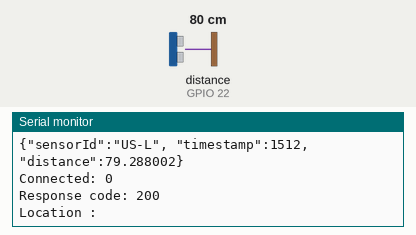
Bench run of a sketch on a simulated ESP32. Parts: the last lines printed to the serial monitor. Wiring (inferred from the names in the program): ultrasonic range finder: trigger GPIO 23; echo GPIO 22. Inputs (shaded band) come from the test bench; at power-on: distance to the obstacle (sensor on GPIO 22) 80 cm. The echo pulse lasts 58.3 µs per cm; WiFi joins after 1.5 s; servers stay silent unless stated; uploads are accepted with an empty reply.

Above: at 2.7 s.
2.8 s: distance to the obstacle (sensor on GPIO 22) set to 2 cm
At 6.88 s:
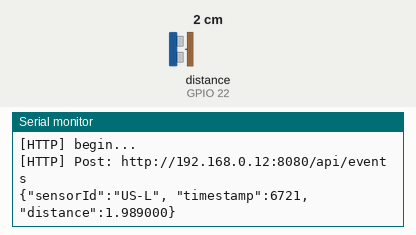
13.4 s: distance to the obstacle (sensor on GPIO 22) set to 120 cm
At 17.3 s:
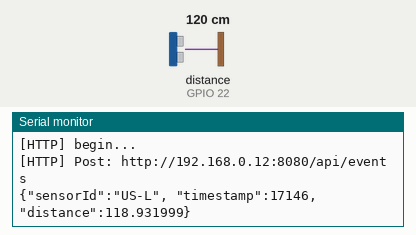
Timing chart, 0 to 18.8 s (numbered marks = the images above; inputs shaded):
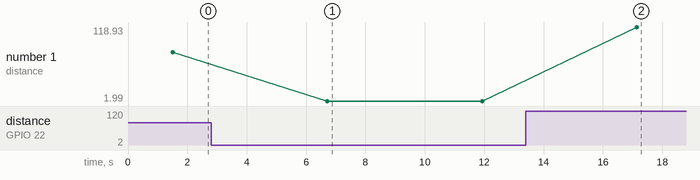

The sketch:

ESP32-http-client-REST.ino
```cpp
/**
 * BasicHTTPClient.ino
 *
 *  Created on: 17.04.2019
 *
 */

#include <WiFi.h>
#include <WiFiClient.h>
#include <HTTPClient.h>
#include "arduino_secrets.h"

const char* ssid = SECRET_SSID;
const char* pass = SECRET_PASS;
const char* apiUrl = "http://192.168.0.12:8080/api/events";    // your Events API URL

const char* headers[1]= {"Location"};
const int trigPin = 23;
const int echoPin = 22;
int distance;
//const int LED = 23;

WiFiClient client;
HTTPClient http;
IPAddress server(192,168,0,12);

void setup() {
 //Initialize serial and wait for port to open:
  Serial.begin(115200);
  while (!Serial) {
    ; // wait for serial port to connect. Needed for native USB port only
  }

  // attempt to connect to Wifi network:
  Serial.println();
  Serial.println();
  Serial.print("Connecting to: ");
  Serial.println(ssid);

  WiFi.begin(ssid, pass);

  while (WiFi.status() != WL_CONNECTED) {
      delay(500);
      Serial.print(".");
  }
  printWifiStatus();

  pinMode(trigPin, OUTPUT);
  pinMode(echoPin, INPUT);
//  pinMode(LED, OUTPUT);     // set the LED pin mode
}

void loop() {
//  digitalWrite(LED, HIGH);
  float distance = readDistance();
//  distance+= 5;
  Serial.printf("\nDistance is: %6.2f", distance);  //output result to Serial monitor
  sendReadingPOST(distance);
//  digitalWrite(LED, LOW);

  delay(5000);
}

// utility functions
void printWifiStatus() {
  // print the SSID of the network you're attached to:
  Serial.print("SSID: ");
  Serial.println(WiFi.SSID());

  // print your WiFi shield's IP address:
  IPAddress ip = WiFi.localIP();
  Serial.print("IP Address: ");
  Serial.println(ip);

  // print the received signal strength:
  long rssi = WiFi.RSSI();
  Serial.print("signal strength (RSSI):");
  Serial.print(rssi);
  Serial.println(" dBm");
}

String sendReadingPOST(float distance) {
//  client.stop();
//  client.connect("192.168.1.101", 8080);
  Serial.println(WiFi.status() == WL_CONNECTED ? "connected": "disconnected");
//  if(!client.connected()){
//    Serial.println("Lost connection to the server! Reconnecting...");
//    int connAttempts = 0;
//    while(!client.connect(server, 8080)){
//      Serial.print("Attempting connection to the server, attempt no. ");
//      Serial.println(connAttempts++);
//      delay(1000);
//    }
//    Serial.print("Reconnection successful after ");
//    Serial.print(connAttempts);
//    Serial.println(" attempt(s)!");
//  }
  Serial.print("[HTTP] begin...\n");
  http.begin(apiUrl); //HTTP

  Serial.print("[HTTP] Post: ");
  Serial.println(apiUrl);
  http.addHeader("Content-Type", "application/json");             //Specify content-type header
  http.addHeader("Accept", "*/*");             //Specify content-type header
  char eventString[256];
  sprintf(eventString, "{\"sensorId\":\"%s\", \"timestamp\":%d, \"distance\":%f}", "US-L", millis(), distance);
  Serial.println(eventString);
  http.collectHeaders(headers, 1);
  int httpResponseCode = http.POST(eventString);   //Send the actual POST request
  Serial.printf("Connected: %d\n", http.connected());

//  if(httpResponseCode>0){
    String response = http.getString();  //Get the response to the request
    Serial.print("Response code: ");
    Serial.println(httpResponseCode);   //Print return code
    Serial.println(response);           //Print request answer
    Serial.print("Location : ");
    Serial.println(http.header("Location"));   //Print Location header
//    Serial.println(http.header("Keep-Alive"));   //Print Location header
    return response;
//  }else{
//    Serial.print("Error on sending POST: ");
//    Serial.println(httpResponseCode);
//    return "";
//  }
  http.end();
}

float readDistance() {
  // Read US sensor data
  digitalWrite(trigPin, HIGH);              //begin to send a high pulse, then US-015 begin to measure the distance
  delayMicroseconds(10);                    //set this high pulse width as 50us (>10us)
  digitalWrite(trigPin, LOW);               //end this high pulse  delayMicroseconds(10);

  unsigned long duration = pulseIn(echoPin, HIGH);
//  if((duration < 60000) && (duration > 1)) {
    return duration * 0.034 / 2; // Speed of sound wave divided by 2 (go and back);
//  } else {
//    return -1;
//  }
}
```

arduino_secrets.h
```cpp
#define SECRET_SSID "Tech_D3817913"
#define SECRET_PASS "UESKXJDM"
```

Measured:
- after the input at 2.8 s, the serial monitor: prints a new line after 3.9 s (image 1)
- after the input at 13.4 s, the serial monitor: prints a new line after 3.7 s (image 2)
- plotted number 1: 79.29 → 1.99 after the input at 2.8 s, 1.99 → 118.93 after the input at 13.4 s
